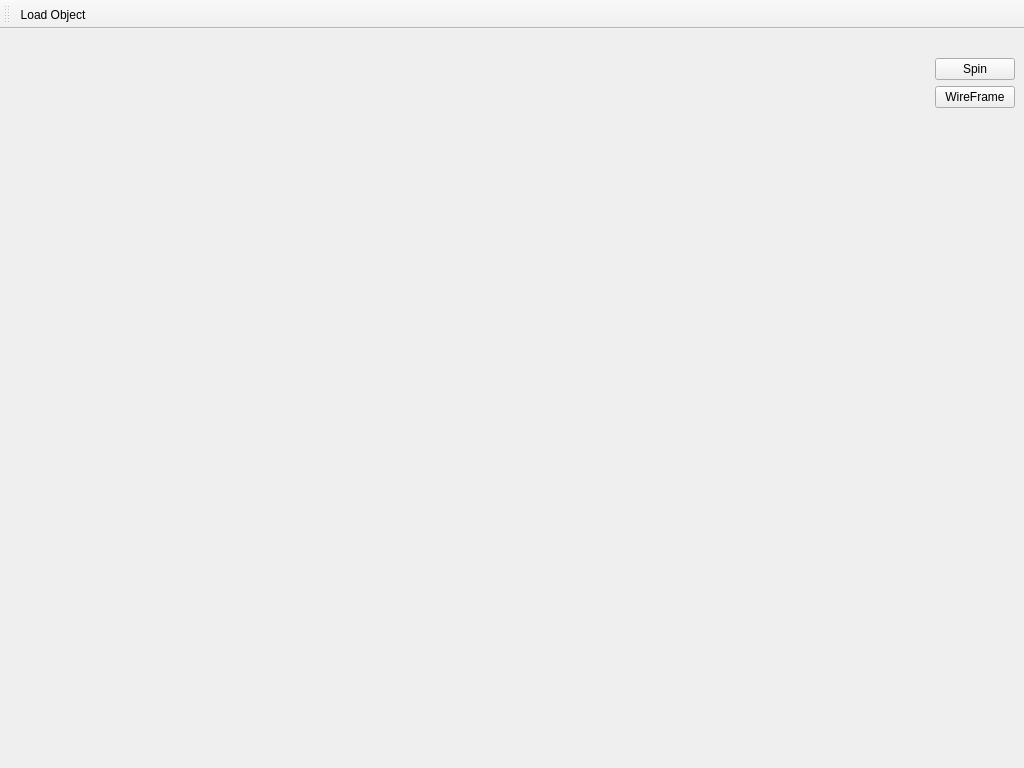
<?xml version="1.0" encoding="UTF-8"?>
<ui version="4.0">
 <class>MainWindow</class>
 <widget class="QMainWindow" name="MainWindow">
  <property name="geometry">
   <rect>
    <x>0</x>
    <y>0</y>
    <width>1024</width>
    <height>768</height>
   </rect>
  </property>
  <property name="windowTitle">
   <string>MainWindow</string>
  </property>
  <widget class="QWidget" name="centralwidget">
   <layout class="QHBoxLayout" name="horizontalLayout_3">
    <item>
     <layout class="QHBoxLayout" name="mainLayout">
      <item>
       <widget class="QWidget" name="glWidgetContainer" native="true">
        <layout class="QVBoxLayout" name="verticalLayout_2">
         <item>
          <spacer name="horizontalSpacer">
           <property name="orientation">
            <enum>Qt::Horizontal</enum>
           </property>
           <property name="sizeHint" stdset="0">
            <size>
             <width>40</width>
             <height>20</height>
            </size>
           </property>
          </spacer>
         </item>
        </layout>
       </widget>
      </item>
      <item>
       <layout class="QVBoxLayout" name="verticalLayout_4">
        <item>
         <widget class="QLabel" name="frameTimeLabel">
          <property name="sizePolicy">
           <sizepolicy hsizetype="Maximum" vsizetype="Preferred">
            <horstretch>0</horstretch>
            <verstretch>0</verstretch>
           </sizepolicy>
          </property>
          <property name="maximumSize">
           <size>
            <width>100</width>
            <height>16777215</height>
           </size>
          </property>
          <property name="toolTip">
           <string>Current frame time [ms]</string>
          </property>
          <property name="text">
           <string/>
          </property>
          <property name="alignment">
           <set>Qt::AlignCenter</set>
          </property>
         </widget>
        </item>
        <item>
         <widget class="QPushButton" name="buttonSpin">
          <property name="maximumSize">
           <size>
            <width>100</width>
            <height>16777215</height>
           </size>
          </property>
          <property name="text">
           <string>Spin</string>
          </property>
          <property name="checkable">
           <bool>true</bool>
          </property>
          <property name="checked">
           <bool>false</bool>
          </property>
         </widget>
        </item>
        <item>
         <widget class="QPushButton" name="buttonWireFrame">
          <property name="maximumSize">
           <size>
            <width>100</width>
            <height>16777215</height>
           </size>
          </property>
          <property name="text">
           <string>WireFrame</string>
          </property>
          <property name="checkable">
           <bool>true</bool>
          </property>
         </widget>
        </item>
        <item>
         <spacer name="verticalSpacer">
          <property name="orientation">
           <enum>Qt::Vertical</enum>
          </property>
          <property name="sizeHint" stdset="0">
           <size>
            <width>20</width>
            <height>40</height>
           </size>
          </property>
         </spacer>
        </item>
       </layout>
      </item>
     </layout>
    </item>
   </layout>
  </widget>
  <widget class="QToolBar" name="toolBar">
   <property name="windowTitle">
    <string>toolBar</string>
   </property>
   <attribute name="toolBarArea">
    <enum>TopToolBarArea</enum>
   </attribute>
   <attribute name="toolBarBreak">
    <bool>false</bool>
   </attribute>
   <addaction name="LoadObject"/>
  </widget>
  <action name="LoadObject">
   <property name="text">
    <string>Load Object</string>
   </property>
  </action>
 </widget>
 <resources/>
 <connections/>
</ui>
